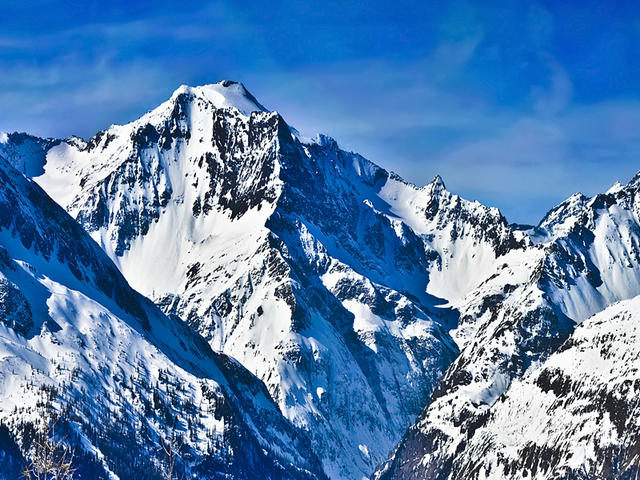
#> input picture Lab2/assets/mountain.jpg, 640 x 480 px
$ python adding_images.py
#> lines starting #> are read from the running program, lines starting #| are printed output that depends on the picture
from __future__ import print_function
import cv2 as cv
alpha = 0.5
try:
    raw_input          # Python 2
except NameError:
    raw_input = input  # Python 3
print(''' Simple Linear Blender
-----------------------
* Enter alpha [0.0-1.0]: ''')
input_alpha = float(raw_input().strip())
#> the answer given: 3
if 0 <= alpha <= 1:
    alpha = input_alpha
# [load]
src1 = cv.imread(cv.samples.findFile('mountain.jpg'))
#> src1 is the input picture: shape (480, 640, 3); mean B, G, R 174.4, 128.8, 86.8
src2 = cv.imread(cv.samples.findFile('dog.jpg'))
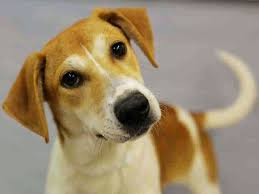
#> input picture Lab2/assets/dog.jpg, 259 x 194 px
#> src2 is the input picture: shape (194, 259, 3); mean B, G, R 112.7, 139.9, 156.5
# [load]
if src1 is None:
    print("Error loading src1")
    exit(-1)
elif src2 is None:
    print("Error loading src2")
    exit(-1)

src2 = cv.resize(src2, (src1.shape[1], src1.shape[0]))
#> src2: shape (480, 640, 3)
# [blend_images]
beta = (1.0 - alpha)
dst = cv.addWeighted(src1, alpha, src2, beta, 0.0)
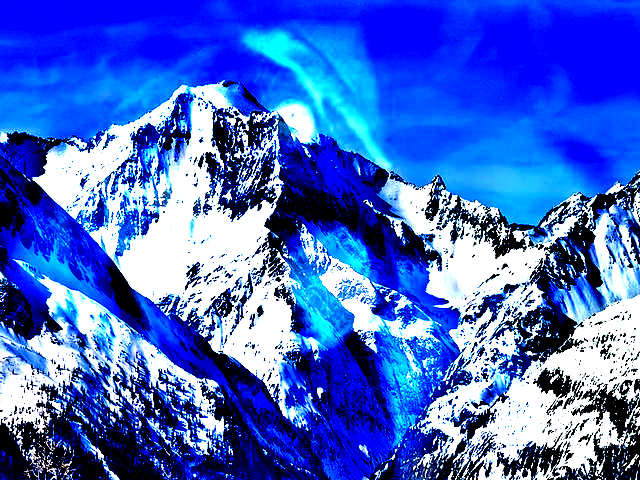
#> dst: shape (480, 640, 3); mean B, G, R 205.2, 104.2, 66.9
# [blend_images]
# [display]
cv.imwrite("blendimage.jpg", dst)
cv.imshow('dst', dst)
cv.waitKey(0)
# [display]
cv.destroyAllWindows()
